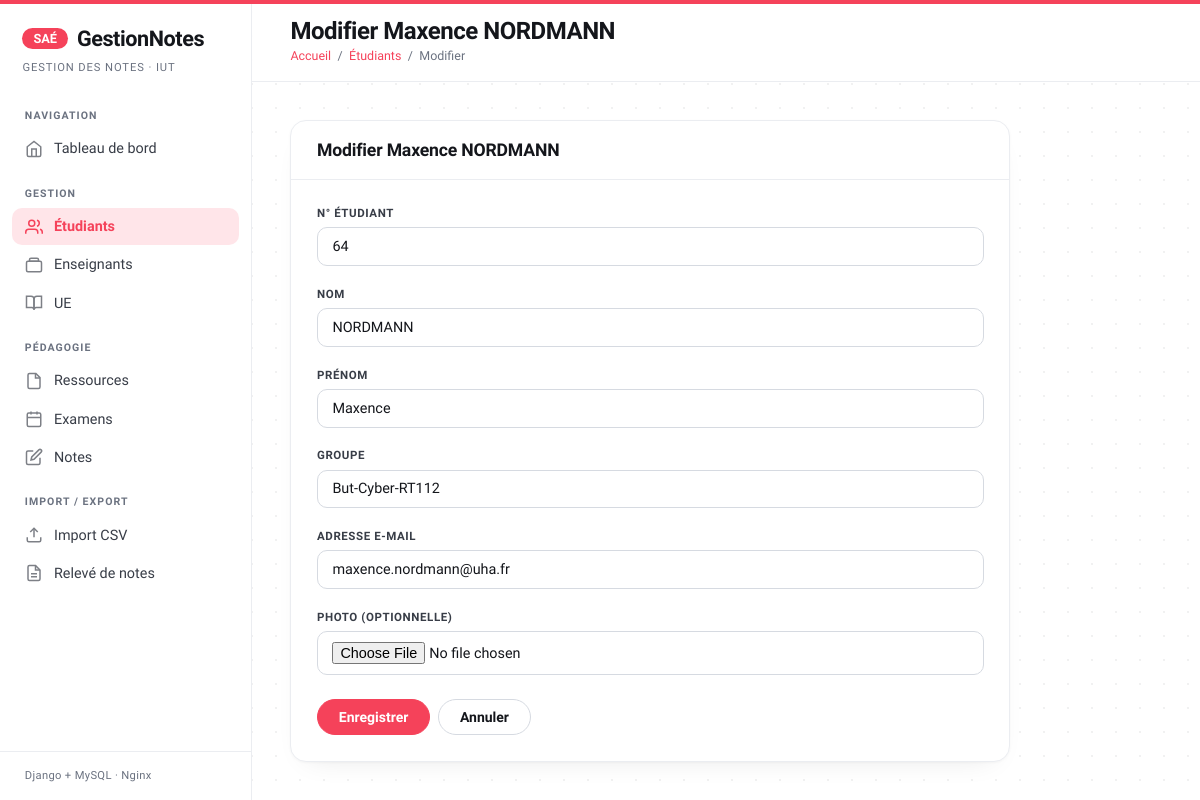
The app's page /etudiants/64/modifier/ with its own data.
### notes_app/models.py (models this page shows, shortened)
class Etudiant(models.Model):
    numero_etudiant = models.CharField(
        max_length=20,
        primary_key=True,
        verbose_name="N° étudiant"
    )
    nom = models.CharField(max_length=100, verbose_name="Nom")
    prenom = models.CharField(max_length=100, verbose_name="Prénom")
    groupe = models.CharField(max_length=20, verbose_name="Groupe")
    email = models.EmailField(unique=True, verbose_name="Email")
    photo = models.ImageField(
        upload_to='photos_etudiants/',
        blank=True,
        null=True,
        verbose_name="Photo"
    )
    class Meta:
        db_table = 'etudiants'
        verbose_name = "Étudiant"
        verbose_name_plural = "Étudiants"
        ordering = ['nom', 'prenom']

### notes_app/views.py (the view)
def etudiant_modifier(request, pk):
    etudiant = get_object_or_404(Etudiant, pk=pk)
    if request.method == 'POST':
        form = EtudiantForm(request.POST, request.FILES, instance=etudiant)
        if form.is_valid():
            form.save()
            messages.success(request, f'Étudiant {etudiant.prenom} {etudiant.nom} modifié avec succès.')
            return redirect('etudiant_liste')
        else:
            messages.error(request, 'Erreur dans le formulaire. Veuillez corriger les champs indiqués.')
    else:
        form = EtudiantForm(instance=etudiant)
    return render(request, 'notes_app/etudiant_form.html', {
        'form': form,
        'etudiant': etudiant,
        'titre_page': f'Modifier {etudiant.prenom} {etudiant.nom}',
        'action': 'Modifier',
    })

### notes_app/templates/notes_app/etudiant_form.html (shortened to what this page needs)
{% extends 'notes_app/base.html' %}
{% block titre_page %}{{ titre_page }}{% endblock %}
{% block breadcrumb %}
  <span>/</span> <a href="{% url 'etudiant_liste' %}">Étudiants</a>
  <span>/</span> <span>{{ action }}</span>
{% endblock %}
{% block content %}
<div class="card" style="max-width:720px">
  <div class="card-header">
    <h2 class="card-title">{{ titre_page }}</h2>
  </div>
  <div class="card-body">
    <form method="post" enctype="multipart/form-data">
      {% for field in form %}
      <div class="form-group">
        <label for="{{ field.id_for_label }}">{{ field.label }}</label>
        {{ field }}
      </div>
      {% endfor %}
      <div style="display:flex;gap:.5rem;margin-top:1.5rem">
        <button type="submit" class="btn btn-primary">Enregistrer</button>
        <a href="{% url 'etudiant_liste' %}" class="btn btn-outline">Annuler</a>
      </div>
    </form>
  </div>
</div>
{% endblock %}x

### notes_app/templates/notes_app/base.html (style rules this page uses)
*, *::before, *::after { box-sizing: border-box; margin: 0; padding: 0; }
:root { --bleu: #f5425a; --bleu-clair:#ff5e72; --bleu-pale: #ffe5e9; --vert: #15a05a; --vert-pale: #e6f6ee; --rouge: #e5484d; --rouge-pale:#fdeaea; --orange: #d9890b; --orange-pale:#fcf0d8; --gris-1: #f6f7f9; --gris-2: #ebedf1; --gris-3: #d6dae1; --gris-5: #6b7280; --gris-7: #383d47; --gris-9: #14161b; --sidebar-w: 252px; --radius: 10px; --radius-lg: 16px; --radius-pill: 999px; --font: 'Hanken Grotesk', system-ui, sans-serif; --font-display: 'Sora', system-ui, sans-serif; --font-mono: 'DM Mono', ui-monospace, monospace; }
body { font-family: var(--font); background-color: #ffffff; background-image: radial-gradient(rgba(17,19,24,.06) 1px, transparent 1px); background-size: 24px 24px; color: var(--gris-9); display: flex; min-height: 100vh; -webkit-font-smoothing: antialiased; }
body::before { content: ''; position: fixed; top: 0; left: 0; right: 0; height: 4px; background: var(--bleu); z-index: 200; }
.topbar-breadcrumb a { color: var(--bleu); text-decoration: none; }
.card { background: #ffffff; border: 1px solid var(--gris-2); border-radius: var(--radius-lg); overflow: hidden; box-shadow: 0 1px 3px rgba(17,19,24,.04), 0 12px 28px -18px rgba(17,19,24,.12); }
.card-header { padding: 1.2rem 1.6rem; border-bottom: 1px solid var(--gris-2); display: flex; align-items: center; justify-content: space-between; gap: 1rem; }
.card-title { font-family: var(--font-display); font-size: 1.1rem; font-weight: 700; letter-spacing: -.01em; color: var(--gris-9); }
.card-body { padding: 1.6rem; }
.btn { display: inline-flex; align-items: center; gap: .45rem; padding: .58rem 1.3rem; border-radius: var(--radius-pill); font-family: var(--font); font-size: .875rem; font-weight: 600; cursor: pointer; text-decoration: none; border: 1px solid transparent; transition: transform .12s, background .15s, border-color .15s, box-shadow .15s, color .15s; }
.btn-primary { background: var(--bleu); color: #fff; border-color: var(--bleu); }
.btn-outline { background: #fff; color: var(--gris-9); border-color: var(--gris-3); }
.form-group { margin-bottom: 1.3rem; }
label { display: block; font-size: .72rem; font-weight: 600; letter-spacing: .05em; text-transform: uppercase; color: var(--gris-7); margin-bottom: .45rem; }
.form-control, .form-select { width: 100%; padding: .62rem .9rem; border: 1px solid var(--gris-3); border-radius: var(--radius); font-family: var(--font); font-size: .9rem; color: var(--gris-9); background: #fff; transition: border-color .15s, box-shadow .15s; }
.content .card, .content .stat-card, .content .alert { animation: riseIn .5s cubic-bezier(.2,.7,.2,1) both; }

### records on screen
Etudiant: form "64" "NORDMANN" "Maxence" "But-Cyber-RT112" "maxence.nordmann@uha.fr"

### other values on screen
{{ titre_page }} "Modifier Maxence NORDMANN"
{{ action }} "Modifier"
{{ field.label }} "N° ÉTUDIANT" "NOM" "PRÉNOM" "GROUPE" "ADRESSE E-MAIL" "PHOTO (OPTIONNELLE)"
